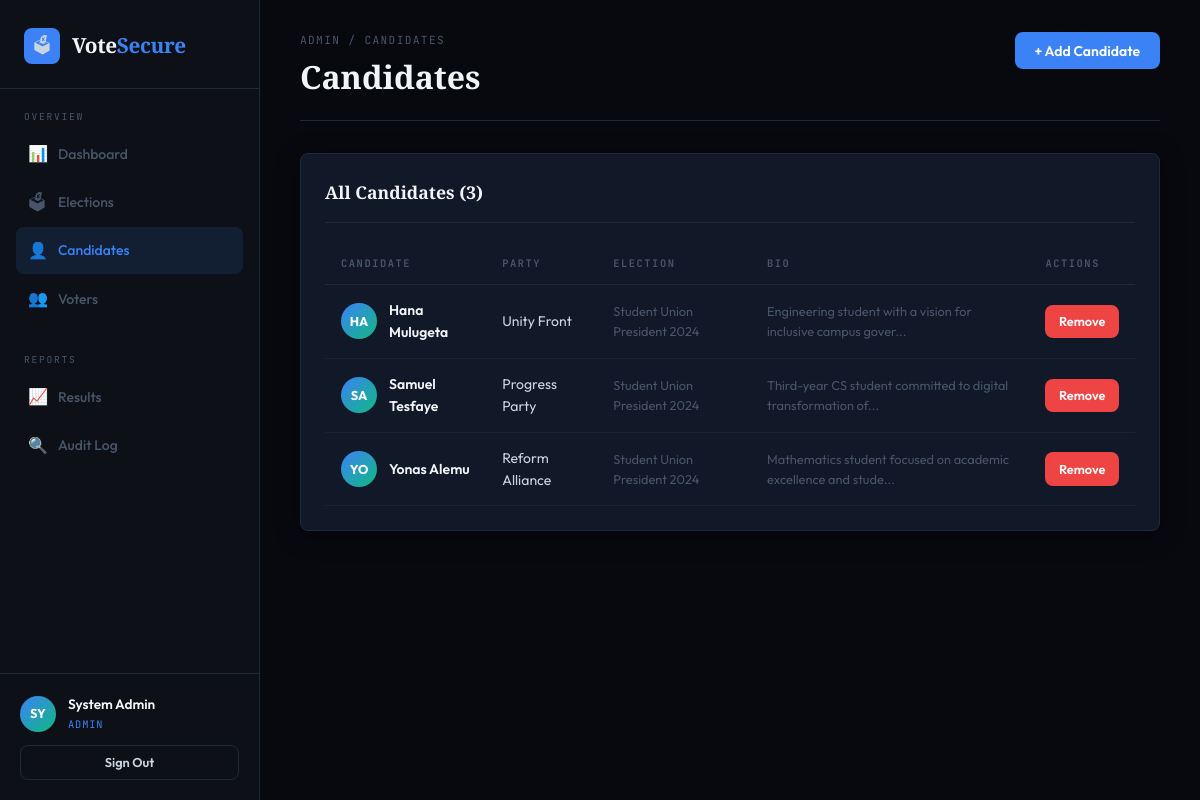
The app's page /admin/candidates.php (signed in) with its own data.
### tables this page shows
CREATE TABLE users (
    id INT AUTO_INCREMENT PRIMARY KEY,
    full_name VARCHAR(100) NOT NULL,
    email VARCHAR(150) NOT NULL UNIQUE,
    national_id VARCHAR(50) NOT NULL UNIQUE,
    password VARCHAR(255) NOT NULL,
    role ENUM('voter','admin') DEFAULT 'voter',
    is_verified TINYINT(1) DEFAULT 0,
    profile_photo VARCHAR(255) DEFAULT NULL,
    created_at TIMESTAMP DEFAULT CURRENT_TIMESTAMP,
    updated_at TIMESTAMP DEFAULT CURRENT_TIMESTAMP ON UPDATE CURRENT_TIMESTAMP
);

CREATE TABLE candidates (
    id INT AUTO_INCREMENT PRIMARY KEY,
    election_id INT NOT NULL,
    full_name VARCHAR(100) NOT NULL,
    party VARCHAR(100) DEFAULT NULL,
    bio TEXT,
    photo VARCHAR(255) DEFAULT NULL,
    position INT DEFAULT 0,
    created_at TIMESTAMP DEFAULT CURRENT_TIMESTAMP,
    FOREIGN KEY (election_id) REFERENCES elections(id) ON DELETE CASCADE
);

CREATE TABLE elections (
    id INT AUTO_INCREMENT PRIMARY KEY,
    title VARCHAR(200) NOT NULL,
    description TEXT,
    start_date DATETIME NOT NULL,
    end_date DATETIME NOT NULL,
    status ENUM('upcoming','active','closed') DEFAULT 'upcoming',
    created_by INT NOT NULL,
    created_at TIMESTAMP DEFAULT CURRENT_TIMESTAMP,
    FOREIGN KEY (created_by) REFERENCES users(id) ON DELETE CASCADE
);

### includes/auth.php (called while the page is built, shortened)
<?php
function currentUser(): ?array {
    $db = getDB();
    $stmt = $db->prepare("SELECT id, full_name, email, role, national_id FROM users WHERE id = ?");
    $stmt->execute([$_SESSION['user_id']]);
    return $stmt->fetch() ?: null;
}

### admin/candidates.php (the view, shortened to what this page needs)
<?php
require_once __DIR__ . '/../includes/auth.php';
$user = currentUser();
$db   = getDB();
$candidates = $db->query("
    SELECT c.*, e.title AS election_title
    FROM candidates c
    JOIN elections e ON e.id = c.election_id
    ORDER BY e.title, c.full_name
")->fetchAll();
$nav_sections = [
    ['label' => 'Overview', 'items' => [
        ['href' => 'dashboard.php',  'icon' => '📊', 'label' => 'Dashboard'],
        ['href' => 'elections.php',  'icon' => '🗳', 'label' => 'Elections'],
        ['href' => 'candidates.php', 'icon' => '👤', 'label' => 'Candidates'],
        ['href' => 'voters.php',     'icon' => '👥', 'label' => 'Voters'],
    ]],
    ['label' => 'Reports', 'items' => [
        ['href' => 'results.php', 'icon' => '📈', 'label' => 'Results'],
        ['href' => 'audit.php',   'icon' => '🔍', 'label' => 'Audit Log'],
    ]],
];
?>
<!DOCTYPE html>
<html lang="en">
<head>
  <link rel="stylesheet" href="../assets/style.css"/>
</head>
<body>
<div class="page-wrapper">
  <?php include __DIR__ . '/../includes/sidebar.php'; ?>
  <main class="main-content">
    <div class="page-header">
      <div class="page-header-left">
        <div class="breadcrumb">Admin / Candidates</div>
        <h1>Candidates</h1>
      </div>
      <button class="btn btn-primary" data-modal-open="add-modal">+ Add Candidate</button>
    </div>
    <div class="card">
      <div class="card-header"><span class="card-title">All Candidates (<?= count($candidates) ?>)</span></div>
      <?php if (empty($candidates)): ?>
        <div class="empty-state"><div class="empty-state-icon">👤</div><h3>No candidates yet</h3></div>
      <?php else: ?>
      <div class="table-wrapper">
        <table>
          <thead><tr><th>Candidate</th><th>Party</th><th>Election</th><th>Bio</th><th>Actions</th></tr></thead>
          <tbody>
            <?php foreach ($candidates as $c): ?>
            <tr>
              <td>
                <div style="display:flex;align-items:center;gap:0.75rem;">
                  <div class="user-avatar" style="width:36px;height:36px;font-size:0.8rem;">
                    <?= strtoupper(substr($c['full_name'],0,2)) ?>
                  </div>
                  <span style="font-weight:600;color:var(--white)"><?= htmlspecialchars($c['full_name']) ?></span>
                </div>
              </td>
              <td><?= htmlspecialchars($c['party'] ?: '—') ?></td>
              <td class="text-sm text-muted"><?= htmlspecialchars($c['election_title']) ?></td>
              <td class="text-sm text-muted"><?= htmlspecialchars(substr($c['bio'],0,60)) ?>...</td>
              <td>
                <a href="candidates.php?delete=<?= $c['id'] ?>" class="btn btn-danger btn-sm"
                   data-confirm="Remove this candidate?">Remove</a>
              </td>
            </tr>
            <?php endforeach; ?>
          </tbody>
        </table>
      </div>
      <?php endif; ?>
    </div>
  </main>
</div>
</body>
</html>

### includes/sidebar.php (shortened to what this page needs)
<aside class="sidebar">
  <div class="sidebar-logo">
    <div class="sidebar-logo-icon">🗳</div>
    <span class="sidebar-logo-text">Vote<span>Secure</span></span>
  </div>
  <?php foreach ($nav_sections as $section): ?>
  <div class="sidebar-section">
    <p class="sidebar-section-label"><?= $section['label'] ?></p>
    <ul class="sidebar-nav">
      <?php foreach ($section['items'] as $item): ?>
      <li>
        <a href="<?= $item['href'] ?>" <?= (basename($_SERVER['PHP_SELF']) === basename($item['href'])) ? 'class="active"' : '' ?>>
          <span class="nav-icon"><?= $item['icon'] ?></span>
          <?= $item['label'] ?>
        </a>
      </li>
      <?php endforeach; ?>
    </ul>
  </div>
  <?php endforeach; ?>
  <div class="sidebar-user">
    <div class="sidebar-user-info">
      <div class="user-avatar"><?= strtoupper(substr($user['full_name'], 0, 2)) ?></div>
      <div>
        <div class="user-name"><?= htmlspecialchars($user['full_name']) ?></div>
        <div class="user-role"><?= $user['role'] ?></div>
      </div>
    </div>
    <a href="<?= APP_URL ?>/logout.php" class="btn btn-outline btn-sm w-full" style="justify-content:center;">
      Sign Out
    </a>
  </div>
</aside>

### records on screen
users: full_name "SY", full_name "System Admin", role "ADMIN"
candidates: full_name "HA", full_name "Hana Mulugeta", party "Unity Front", election.title "Student Union President 2024", bio "Engineering student with a vision for inclusive campus gover"
candidates: full_name "SA", full_name "Samuel Tesfaye", party "Progress Party", election.title "Student Union President 2024", bio "Third-year CS student committed to digital transformation of"
candidates: full_name "YO", full_name "Yonas Alemu", party "Reform Alliance", election.title "Student Union President 2024", bio "Mathematics student focused on academic excellence and stude"

### other values on screen
$section['label'] "OVERVIEW"
$item['icon'] "📊"
$item['label'] "Dashboard"
$item['icon'] "🗳"
$item['label'] "Elections"
$item['icon'] "👤"
$item['label'] "Candidates"
$item['icon'] "👥"
$item['label'] "Voters"
$section['label'] "REPORTS"
$item['icon'] "📈"
$item['label'] "Results"
$item['icon'] "🔍"
$item['label'] "Audit Log"
count($candidates) "3"
